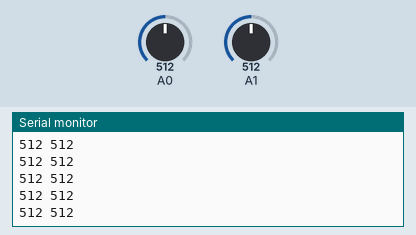
Simulated run of this sketch. Board: Arduino Uno, built with avr-gcc and run on an emulated ATmega328P. Parts: the last lines printed to the serial monitor. The inputs (shaded band) are chosen by the test bench; at power-on: A0 = 512, A1 = 512.

Above: at 1.2 s.
1.3 s: A0 set to 716
At 1.33 s:
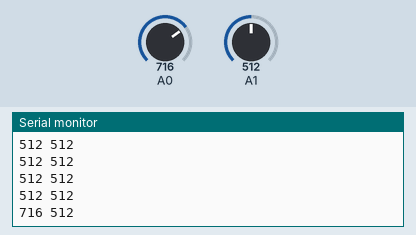
4.3 s: A1 set to 716
At 4.31 s:
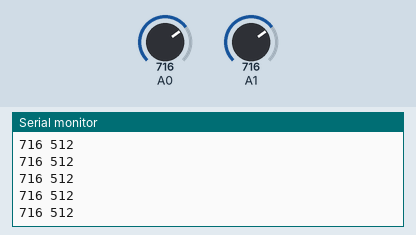
5.8 s: A0 set to 900
At 5.83 s:
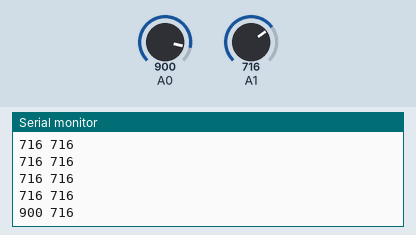
7.3 s: A1 set to 900
At 7.34 s:
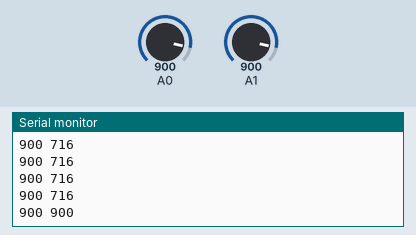
Timing chart, 0 to 9.8 s (numbered marks = the images above; inputs shaded):
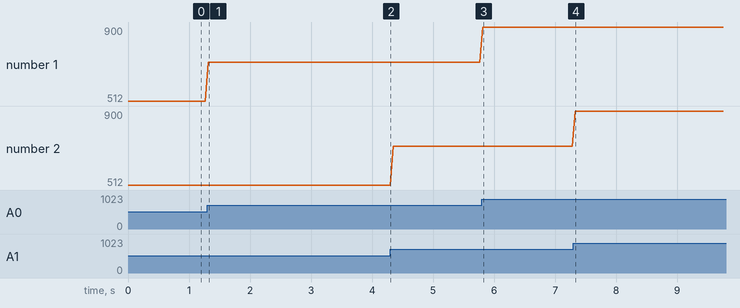

Measured:
- after the input at 1.3 s, the serial monitor: prints a new line at once (image 1)
- after the input at 5.8 s, the serial monitor: prints a new line at once (image 3)
- after the input at 7.3 s, the serial monitor: prints a new line at once (image 4)
- plotted number 1: 512 → 716 after the input at 1.3 s, 716 → 900 after the input at 5.8 s

The sketch:

python_arduino.ino
```cpp
// analog-plot
//
// Read analog values from A0 and A1 and print them to serial port.
//
// electronut.in

#include "Arduino.h"

void setup()
{
  // initialize serial comms
  Serial.begin(9600);
}

void loop()
{
  // read A0
  int val1 = analogRead(0);
  // read A1
  int val2 = analogRead(1);
  // print to serial
  Serial.print(val1);
  Serial.print(" ");
  Serial.print(val2);
  Serial.print("\n");
  // wait
  delay(50);
}
```
